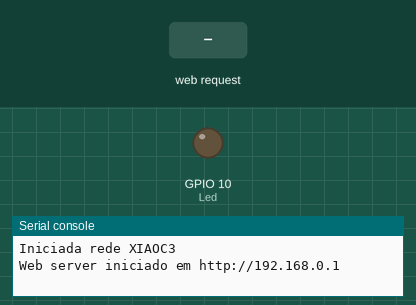
Simulated run of this program. Board: ESP32 board running MicroPython. Parts: output pins drawn as LEDs (lit = HIGH), the last lines printed to the serial console. The test bench sets the inputs (shaded band). The board's own WiFi access point starts at once.

Above: at 4.5 s.
4.6 s: HTTP request GET /?led=toggle received
At 5.8 s:
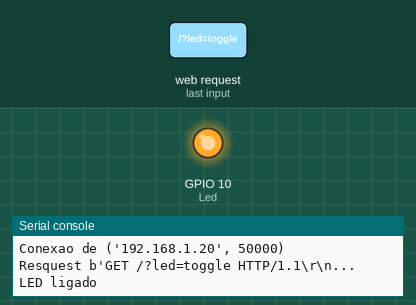
6.1 s: HTTP request GET / received
Timing chart, 0 to 9.1 s (numbered marks = the images above; inputs shaded):
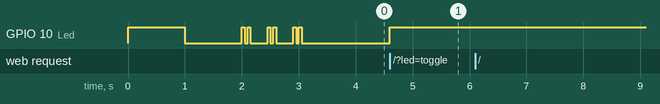

The program:

webled.py
```python
# webled - controle de LED via página web gerada pelao XIAO-ESP32C3
# (C) 2023, Daniel Quadros
#
# Baseado em https://sigmdel.ca/michel/ha/xiao/xiao_esp32c3_intro_en.html

from machine import Pin
import network
import socket
import time

# LED conectado a GPIO10 / MOSI
Led = Pin(10, Pin.OUT)

# Indica início execução com uma piscada do LED
Led.on()
time.sleep(1)
Led.off()
time.sleep(1)

ledstatus = 0

# Muda estado do LED
def mudaled():
  global ledstatus
  ledstatus = 1-ledstatus
  Led.value(ledstatus)
  print('LED {}'.format("ligado" if ledstatus else "desligado"))

# Vamos criar uma rede WiFi
rede = "XIAOC3"
ap_if = network.WLAN(network.AP_IF)
ap_if.config(essid=rede, password='123456789', authmode=network.AUTH_WPA_WPA2_PSK)
ap_if.config(max_clients=3)
ap_if.ifconfig(('192.168.0.1', '255.255.255.0', '192.168.0.1', '192.168.0.1'))
ap_if.active(True)
print("Iniciada rede {}".format(rede))

# Aguardar conexões em 192.168.0.1:80
s = socket.socket(socket.AF_INET, socket.SOCK_STREAM)
# avoid [Errno 112] EADDRINUSE on restarting the script quickly
# https://forum.micropython.org/viewtopic.php?t=10412#p57684
s.setsockopt(socket.SOL_SOCKET, socket.SO_REUSEADDR, 1)
s.bind(('0.0.0.0', 80))
s.listen(3)
print('Web server iniciado em http://' + ap_if.ifconfig()[0])

# Indica no LED que está ponto para aceitar conexões
for i in range(3):
  for j in range(2):
      Led.on()
      time.sleep_ms(50)
      Led.off()
      time.sleep_ms(50)
  time.sleep_ms(250)

# Envia header de response code 200
def header_ok(conn):
    conn.send ('HTTP/1.1 200 OK\n')

# Envia header de response code 404
def header_notfound(conn):
    conn.send ('HTTP/1.1 404 Not Found\n')

# Envia header de content type
def header_conttype(conn):
    conn.send ('Content-Type: text/html\n')

# Envia header de connection
def header_conn(conn, close):
    conn.send ('Connection: close\n\n' if close else 'Connection: keep-alive\n\n')

# Parte inicial do HTML da resposta
def htmlTop():
  return """<!DOCTYPE html>
      <html>
        <head>
        <title>XIAO ESP32C3 webled</title>
        <meta name="viewport" content="width=device-width, initial-scale=1">
        <meta http-equiv="Content-Type" content="text/html; charset=UTF-8" />
        <link rel="icon" href="data:,">
        <style>
        html{font-family: Helvetica; display:inline-block; margin: 0px auto; text-align: center;}
        h1{color: #0F3376; padding: 2vh;}
        p{font-size: 1.5rem;}
        .button{display: inline-block; background-color: blue; border: none; border-radius: 6px;
        color: white; font-size: 1.5rem; width: 5em; height: 3em; text-decoration: none; margin: 2px; cursor: pointer;}
        .button2{background-color: silver;}
        </style>
        </head>
        <body>
        <h1>XIAO ESP32C3 webled</h1>"""

# Parte final do HTML da resposta
def htmlBottom():
  return "</body></html>"

# Envia pagina de erro 404
def page_404(conn):
    conn.send (htmlTop() + """<h1 style="color: red">Erro 404</h1>
        <p><a href="/"><button class="button button2">Volta</button></a></p>
        """ + htmlBottom())

# Envia página com o estado do LED
def page_led(conn, status):
    conn.send(htmlTop() + """<p>LED: <strong>""" + ("LIGADO" if status else "DESLIGADO") + """</strong></p>
      <p><a href="/?led=toggle"><button class="button">Muda</button></a></p>
      <p><a href="/quit"><button class="button button2">Encerra</button></a></p>
      """ + htmlBottom())

# loop principal
continua = True
while continua:
  # aguarda conexão
  conn, addr = s.accept()
  print()
  print('Conexao de {}'.format(addr))

  # le a requisição
  request = conn.recv(1024)
  request = str(request)
  print('Resquest {}...'.format(request[0:31]))

  # analisa a requisicao
  erro_404 = False
  if request.find('/quit ') == 6:
    print ("Encerrando")
    continua = False
  elif request.find('/?led=toggle ') == 6:
    mudaled()
  elif request.find('/ ') != 6:
    print ("Erro 404")
    erro_404 = True

  # Envia a resposta
  if erro_404:
    header_notfound(conn)
    header_conttype(conn)
    header_conn(conn, True)
    page_404(conn)
  elif continua:
    header_ok(conn)
    header_conttype(conn)
    header_conn(conn, False)
    page_led(conn, ledstatus)
  else:
    header_ok(conn)
  conn.close()
```

Measured:
- after the input at 4.6 s, GPIO 10 (Led): LOW → HIGH at once
